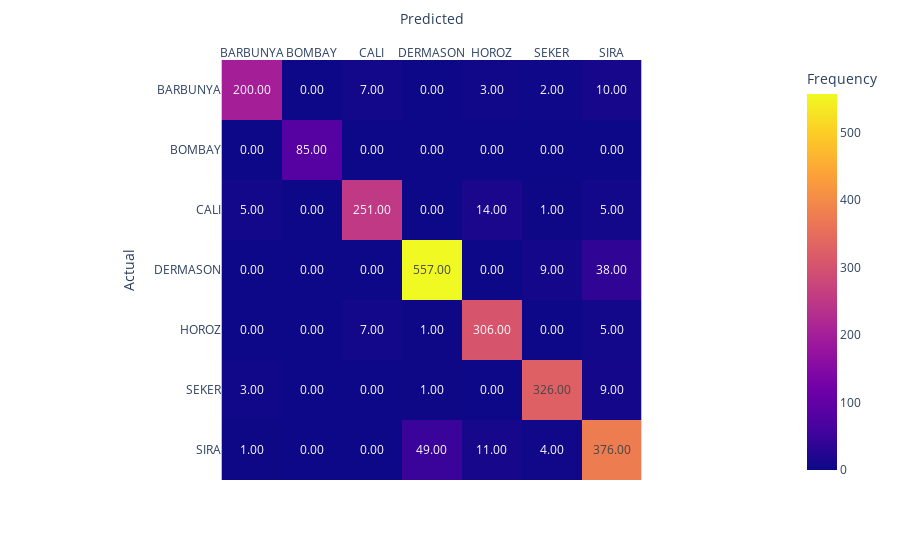
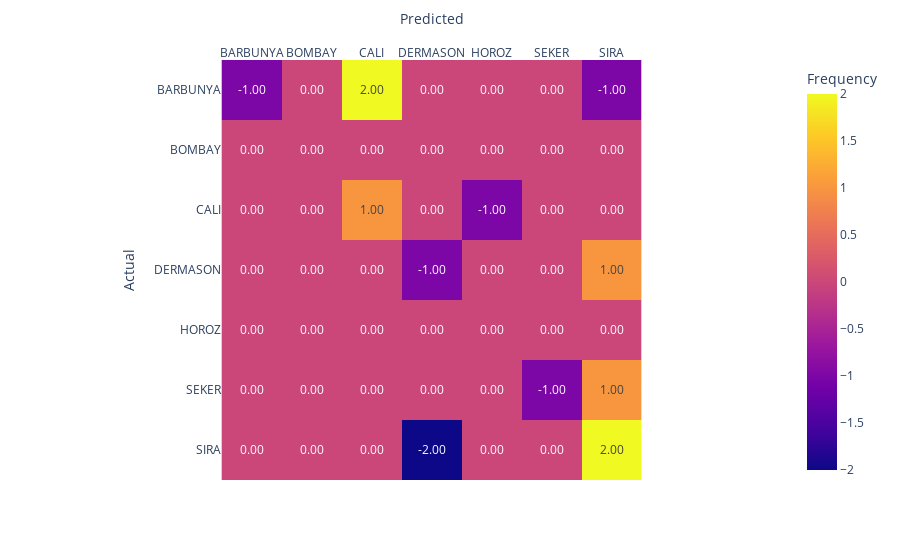

Here is the notebook cell these charts were saved with, in order:
### Markdown cell above
### SVM - support vector machine

### Code cell
#tu encodowane dane dają błąd 
svm = SVC(kernel='linear', C=1, random_state=42, decision_function_shape='ovo').fit(X_train, y_train)
print("SVM accuracy: {:.2f}".format(svm.score(X_val, y_val)))
print("SVM f1 score: {:.2f}".format(sklearn.metrics.f1_score(y_val, svm.predict(X_val), average='weighted')))
#uwaga na zmiane parametrow bo moze sie robic kilka dni
y_pred = svm.predict(X_val)
report = classification_report(y_val, y_pred)
print("Report:\n", report)

cm1 = confusion_matrix(y_val, y_pred, labels=class_names)
#print(f"confusion matrix:")
#print(cm)

# Plot confusion matrix
fig = px.imshow(cm1, labels=dict(x="Predicted", y="Actual", color="Frequency"), x=class_names, y=class_names,text_auto='.2f')
fig.update_xaxes(side="top")
fig.show()


print("AFTER FEATURE SELECTION:\n")
svm = SVC(kernel='linear', C=1, random_state=42, decision_function_shape='ovo').fit(X_train_filtered, y_train)
print("SVM accuracy: {:.2f}".format(svm.score(X_val_filtered, y_val)))
print("SVM f1 score: {:.2f}".format(sklearn.metrics.f1_score(y_val, svm.predict(X_val_filtered), average='weighted')))
y_pred = svm.predict(X_val_filtered)

report = classification_report(y_val, y_pred)
print("Report:\n", report)

#print(f"confusion matrix:")
#print(cm)
cm2 = confusion_matrix(y_val, y_pred, labels=class_names)
cm3 = cm2 - cm1

# Plot confusion matrix
fig = px.imshow(cm3, labels=dict(x="Predicted", y="Actual", color="Frequency"), x=class_names, y=class_names,text_auto='.2f')
fig.update_xaxes(side="top")
fig.show()

### Figure 1 — Plotly figure (JSON) as saved in the notebook; plotly's stock layout.template omitted (floating-point values rounded to 4 significant figures)
{"data": [{"coloraxis": "coloraxis", "hovertemplate": "Predicted: %{x}<br>Actual: %{y}<br>Frequency: %{z}<extra></extra>", "name": "0", "texttemplate": "%{z:.2f}", "type": "heatmap", "x": ["BARBUNYA", "BOMBAY", "CALI", "DERMASON", "HOROZ", "SEKER", "SIRA"], "xaxis": "x", "y": ["BARBUNYA", "BOMBAY", "CALI", "DERMASON", "HOROZ", "SEKER", "SIRA"], "yaxis": "y", "z": [[200, 0, 7, 0, 3, 2, 10], [0, 85, 0, 0, 0, 0, 0], [5, 0, 251, 0, 14, 1, 5], [0, 0, 0, 557, 0, 9, 38], [0, 0, 7, 1, 306, 0, 5], [3, 0, 0, 1, 0, 326, 9], [1, 0, 0, 49, 11, 4, 376]]}], "layout": {"coloraxis": {"colorbar": {"title": {"text": "Frequency"}}, "colorscale": [[0, "#0d0887"], [0.1111, "#46039f"], [0.2222, "#7201a8"], [0.3333, "#9c179e"], [0.4444, "#bd3786"], [0.5556, "#d8576b"], [0.6667, "#ed7953"], [0.7778, "#fb9f3a"], [0.8889, "#fdca26"], [1, "#f0f921"]]}, "margin": {"t": 60}, "xaxis": {"anchor": "y", "constrain": "domain", "domain": [0, 1], "scaleanchor": "y", "side": "top", "title": {"text": "Predicted"}}, "yaxis": {"anchor": "x", "autorange": "reversed", "constrain": "domain", "domain": [0, 1], "title": {"text": "Actual"}}}}

### Figure 2 — Plotly figure (JSON) as saved in the notebook; plotly's stock layout.template omitted (floating-point values rounded to 4 significant figures)
{"data": [{"coloraxis": "coloraxis", "hovertemplate": "Predicted: %{x}<br>Actual: %{y}<br>Frequency: %{z}<extra></extra>", "name": "0", "texttemplate": "%{z:.2f}", "type": "heatmap", "x": ["BARBUNYA", "BOMBAY", "CALI", "DERMASON", "HOROZ", "SEKER", "SIRA"], "xaxis": "x", "y": ["BARBUNYA", "BOMBAY", "CALI", "DERMASON", "HOROZ", "SEKER", "SIRA"], "yaxis": "y", "z": [[-1, 0, 2, 0, 0, 0, -1], [0, 0, 0, 0, 0, 0, 0], [0, 0, 1, 0, -1, 0, 0], [0, 0, 0, -1, 0, 0, 1], [0, 0, 0, 0, 0, 0, 0], [0, 0, 0, 0, 0, -1, 1], [0, 0, 0, -2, 0, 0, 2]]}], "layout": {"coloraxis": {"colorbar": {"title": {"text": "Frequency"}}, "colorscale": [[0, "#0d0887"], [0.1111, "#46039f"], [0.2222, "#7201a8"], [0.3333, "#9c179e"], [0.4444, "#bd3786"], [0.5556, "#d8576b"], [0.6667, "#ed7953"], [0.7778, "#fb9f3a"], [0.8889, "#fdca26"], [1, "#f0f921"]]}, "margin": {"t": 60}, "xaxis": {"anchor": "y", "constrain": "domain", "domain": [0, 1], "scaleanchor": "y", "side": "top", "title": {"text": "Predicted"}}, "yaxis": {"anchor": "x", "autorange": "reversed", "constrain": "domain", "domain": [0, 1], "title": {"text": "Actual"}}}}
